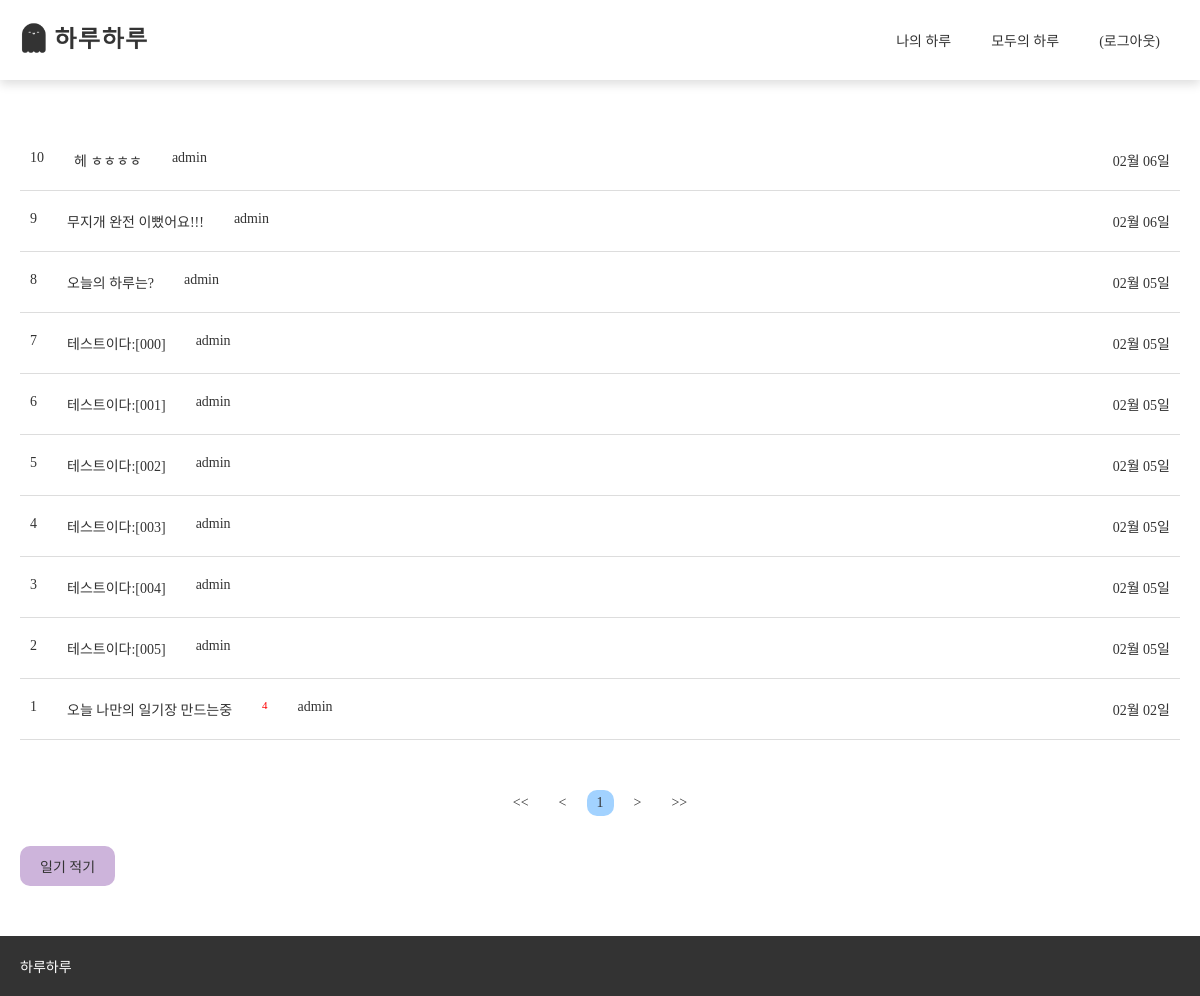
/diary/ (signed in), run on the app's committed database.
### diary/models.py (models this page shows, shortened)
class CreateDiary(models.Model):
    author = models.ForeignKey(User, on_delete=models.CASCADE, related_name='author_diary')
    diary_id = models.AutoField(primary_key=True)
    date = models.CharField(max_length=30,blank=True,null=True)
    create_date = models.DateTimeField()
    modify_date = models.DateTimeField(blank=True, null=True)
    weather = models.CharField(max_length=30)
    mood = models.CharField(max_length=30)
    title = models.CharField(max_length=200)
    content = models.TextField()
    photo = models.ImageField(blank=True,null=True, upload_to='diary_photo/')
    reflection = models.CharField(max_length=200, blank=True, null=True)
    voter = models.ManyToManyField(User, related_name='voter_diary')
    praise = models.CharField(max_length=200, blank=True, null=True)
    disclose_choice= (
        ('public', '공개'),
        ('private', '비공개'),
    )
    disclose = models.CharField(max_length=20, choices=disclose_choice, default='public')

### diary/views/base_views.py (the view)
# urls.py: path('diary/', base_views.diary_list, name='diary_list'),
def diary_list(request):
    year = request.GET.get('year')
    month = request.GET.get('month')
    day = request.GET.get('day')
    if year and month and day:
        try:
            day = int(day)
            day += 1
            create_date = date(int(year), int(month), day)
        except ValueError:
            create_date = None
    else :
        create_date = None
    if create_date:
        diary_list = CreateDiary.objects.filter(
            author_id=request.user.id,
            create_date=create_date
        ).order_by('-create_date')
    else:
        diary_list = CreateDiary.objects.filter(author_id=request.user.id).order_by('-create_date')
    paginator = Paginator(diary_list, 10) # 페이지당 10개씩 보여주기
    page = request.GET.get('page','1') # 페이지
    page_obj = paginator.get_page(page)
    context = {'diary_list':page_obj}
    return render(request, 'diary/diary_list.html', context)

### diary/templatetags/custom_date.py (called while the page is built)
@register.filter
def relative_time(date):
    now = timezone.now()
    date_diff = now - date
    if date_diff < timedelta(minutes=1):
        return '방금 전'
    elif date_diff < timedelta(hours=1):
        return str(int(date_diff.seconds / 60)) + '분 전'
    elif date_diff < timedelta(days=1):
        return str(int(date_diff.seconds / 3600)) + '시간 전'
    elif date_diff < timedelta(days=2):
        return '어제'
    elif date_diff < timedelta(days=7):
        return str(int((date_diff.days))+1 ) + '일 전'
    else:
        if date.year == now.year:
            return date.strftime('%m월 %d일')
        else:
            return date.strftime('%Y년 %m월 %d일')

### diary/templatetags/diary_filter.py (called while the page is built)
@register.filter
def sub(value, arg):
    return value - arg

### templates/diary/diary_list.html (shortened to what this page needs)
{% extends 'base.html' %}
{% load custom_date %}
{% load diary_filter %}
{% load static %}
{% block content %}
<link rel="stylesheet" href="{% static 'css/diary/diary_list.css' %}">
<main>
    <div class="container">
        {% if diary_list %}
            <ul class="list_ul">
            {% for diary in diary_list %}
                <li>
                    <a href="{% url 'diary:detail' diary.diary_id %}">
                        <span style="display: flex; gap: 30px;">
                            <span>{{ diary_list.paginator.count|sub:diary_list.start_index|sub:forloop.counter0|add:1 }}</span>
                            <span>{{ diary.title }}</span>
                            {% if diary.answer_set.count > 0 %}
                            <span class="text-danger small mx-2" style="font-size: 11px; color: red;">{{ diary.answer_set.count }}</span>
                            {% endif %}
                            <span>{{ diary.author.username }}</span>
                        </span>
                        <span>{{ diary.create_date|relative_time }}</span>
                    </a>
                </li>
            {% endfor %}
            </ul>
        {% else %}
            <p>일기를 작성해주세요~ :D</p>
        {% endif %}
        {% if diary_list %}
            <ul class="pagination justify-content-center">
                <li class="page-item">
                    <a class="page-link" href="?page=1"><<</a>
                </li>
                {% if diary_list.has_previous %}
                <li class="page-item">
                    <a class="page-link" href="?page={{ diary_list.previous_page_number }}"><</a>
                </li>
                {% else %}
                <li class="page-item disabled">
                    <a class="page-link" tabindex="-1" aria-disabled="true" href="#"><</a>
                </li>
                {% endif %}
                {% for page_number in diary_list.paginator.page_range %}
                {% if page_number == diary_list.number %}
                <li class="page-item active" aria-current="page">
                    <a class="page-link" href="?page={{ page_number }}">{{ page_number }}</a>
                </li>
                {% else %}
                <li class="page-item">
                    <a class="page-link" href="?page={{ page_number }}">{{ page_number }}</a>
                </li>
                {% endif %}
                {% endfor %}
                {% if diary_list.has_next %}
                <li class="page-item">
                    <a class="page-link" href="?page={{ diary_list.next_page_number }}">></a>
                </li>
                {% else %}
                <li class="page-item disabled">
                    <a class="page-link" tabindex="-1" aria-disabled="true" href="#">></a>
                </li>
                {% endif %}
                <li class="page-item disabled">
                    <a class="page-link" tabindex="-1" aria-disabled="true" href="#">>></a>
                </li>
            </ul>
        {% endif %}
        <a href="{% url 'diary:diary_create' %}" class="create_diary_btn">일기 적기</a>
    </div>
</main>
{% endblock %}

### templates/base.html (shortened to what this page needs)
<!DOCTYPE html>
<html lang="en">
<head>
    {% load static %}
    <link rel="stylesheet" href="{% static 'css/base.css' %}">
    <link href="https://webfontworld.github.io/SCoreDream/SCoreDream.css" rel="stylesheet">
</head>
<body>
<header>
    <div class="container">
        <div class="logo_box">
            <a href="{% url 'diary:index' %}">
                <img src="{% static 'img/common/logo.png' %}" alt="">
            </a>
        </div>
        <ul class="menu_box">
            <li><a href="{% url 'common:mypage' %}">나의 하루</a></li>
            <li><a href="{% url 'diary:diary_every' %}">모두의 하루</a></li>
            <li>
                {% if user.is_authenticated %}
                    <a class="nav-link" href="{% url 'common:logout' %}">{{ user.first_name }}{{ user.last_name }} (로그아웃)</a>
                {% else %}
                    <a href="{% url 'common:login' %}">로그인</a>
                {% endif %}
            </li>
        </ul>
    </div>
</header>
{% block content %}
{% endblock %}
<footer>
    <div class="container">
        <a href="#">하루하루</a>
    </div>
</footer>
</body>
</html>

### static/css/base.css (style rules this page uses)
body { margin: 0; font-family: 'ScoreDream'; color: #333; }
ul { list-style: none; margin: 0; padding: 0; }
a { display: inline-block; text-decoration: none; color: inherit; }
header { width: 100%; box-shadow: 0 4px 10px 0 #ddd; box-sizing: border-box; }
header .container { width: 100%; display: flex; justify-content: space-between; padding: 10px 20px; box-sizing: border-box; align-items: center; position: relative; }
.logo_box { width: 130px; }
.logo_box a { display: inline-block; width: 100%; }
.logo_box a img { width: 100%; }
.menu_box { display: flex; }
.menu_box li>a { display: inline-block; padding: 20px 20px; box-sizing: border-box; font-weight: 500; }
main { margin-top: 50px; min-height: 75vh; }
.container { width: 100%; max-width: 1200px; margin: auto; }
footer { margin-top: 50px; width: 100%; background-color: #333; padding: 20px 0; box-sizing: border-box; color: #fff; }
@media (max-width: 1200px) { .container { width: 100%; max-width: 100%; padding: 0 20px; box-sizing: border-box; font-size: 14px; } }

### static/css/diary/diary_list.css (style rules this page uses)
body { margin: 0; font-family: 'ScoreDream'; color: #333; }
.best_ul, .list_ul { display: flex; flex-direction: column; }
.best_ul li, .list_ul li { font-size: 14px; padding: 0 10px; box-sizing: border-box; border-bottom: 1px solid #ddd; background-color: transparent; }
.best_ul li a, .list_ul li a { display: flex; justify-content: space-between; width: 100%; padding: 20px 0; box-sizing: border-box; font-weight: 500; }
.page-item { background-color: transparent; padding: 5px 10px; border-radius: 10px; }
.page-item.active { background-color: #A2D2FF; }
.pagination { margin-top: 50px; display: flex; justify-content: center; gap: 10px; align-items: center; }
.create_diary_btn { padding: 10px 20px; box-sizing: border-box; background: #CDB4DB; font-weight: 500; border-radius: 10px; text-align: center; margin-top: 30px; cursor: pointer; }

### data on the page
CreateDiary: paginator.count|sub "10", title "헤 ㅎㅎㅎㅎ", author.username "admin", create_date|relative_time "02월 06일"
CreateDiary: paginator.count|sub "9", title "무지개 완전 이뻤어요!!!", author.username "admin", create_date|relative_time "02월 06일"
CreateDiary: paginator.count|sub "8", title "오늘의 하루는?", author.username "admin", create_date|relative_time "02월 05일"
CreateDiary: paginator.count|sub "7", title "테스트이다:[000]", author.username "admin", create_date|relative_time "02월 05일"
CreateDiary: paginator.count|sub "6", title "테스트이다:[001]", author.username "admin", create_date|relative_time "02월 05일"
CreateDiary: paginator.count|sub "5", title "테스트이다:[002]", author.username "admin", create_date|relative_time "02월 05일"
CreateDiary: paginator.count|sub "4", title "테스트이다:[003]", author.username "admin", create_date|relative_time "02월 05일"
CreateDiary: paginator.count|sub "3", title "테스트이다:[004]", author.username "admin", create_date|relative_time "02월 05일"
CreateDiary: paginator.count|sub "2", title "테스트이다:[005]", author.username "admin", create_date|relative_time "02월 05일"
CreateDiary: paginator.count|sub "1", title "오늘 나만의 일기장 만드는중", answer_set.count "4", author.username "admin", create_date|relative_time "02월 02일"

### other printed values
{{ page_number }} "1"
